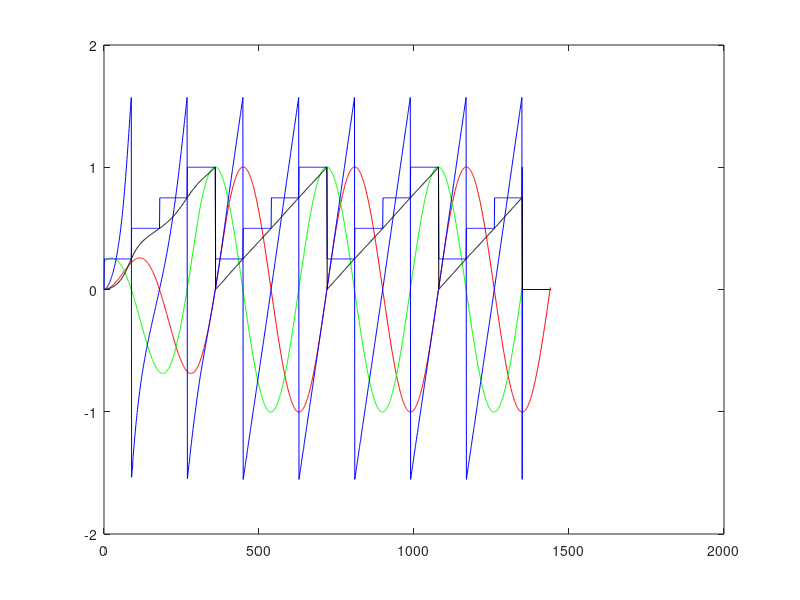

The MATLAB source for this figure:
max_atan = 1.5708; % Const = ??? (YES)

theta = 0:1:360*4;

va = zeros(size(theta));
vb = zeros(size(theta));
angle = zeros(size(theta));
angle360 = zeros(size(theta));
sector = zeros(size(theta));
N = length(theta);

buffer = zeros(91);
first_run = 1;

k=0.0;
i = 1;
n = 1;

for t = 1:N
    va(t) = k * sin( t / 180 * pi );
    
    % Ramp generator:
    if k < 1
        k = k + 0.0025;
    end
    
    % Create 90 deg (for this sample rate) buffer - cos:
    buffer(n) = va(t);
    if n <= 91
        n = n + 1;    
    else
        first_run = 0;
        n = 1;
    end

    if first_run == 0
        if n > 1
            vb(i) = buffer( n - 1 );
        else
            vb(i) = buffer( 91 );
        end
    
        % angle = atan( arrSin[n] / arrCos[n-91] )
        angle(i) = atan( buffer( n ) / vb( i ) );
    
        if  va(i)>0 && vb(i)> 0
            sector(i) = 1;
        end

        if va(i)>0 && vb(i) < 0
            sector(i) = 2;
        end

        if va(i)<0 && vb(i) < 0
            sector(i) = 3;
        end

        if va(i)<0 && vb(i) >0
            sector(i) = 4;
        end

        angle_deg = 90.0 * ( angle(i) / max_atan );

        switch sector(i) 
            case 1
                angle360(i) = angle_deg;
            case 2
                angle360(i) = 180 + angle_deg;
            case 3
                angle360(i) = 180 + angle_deg;
            case 4
                angle360(i) = 360 + angle_deg;
        end

        angle360(i) = angle360(i) / 360;
        
        i = i + 1;
    end
end

plot(theta, va,'Color','red');
hold on;
plot(theta, vb,'Color','green');
hold on;
plot(theta, angle,'Color','blue');
hold on;
plot(theta, sector/4,'Color','blue');
hold on;
plot(theta, angle360,'Color','black');